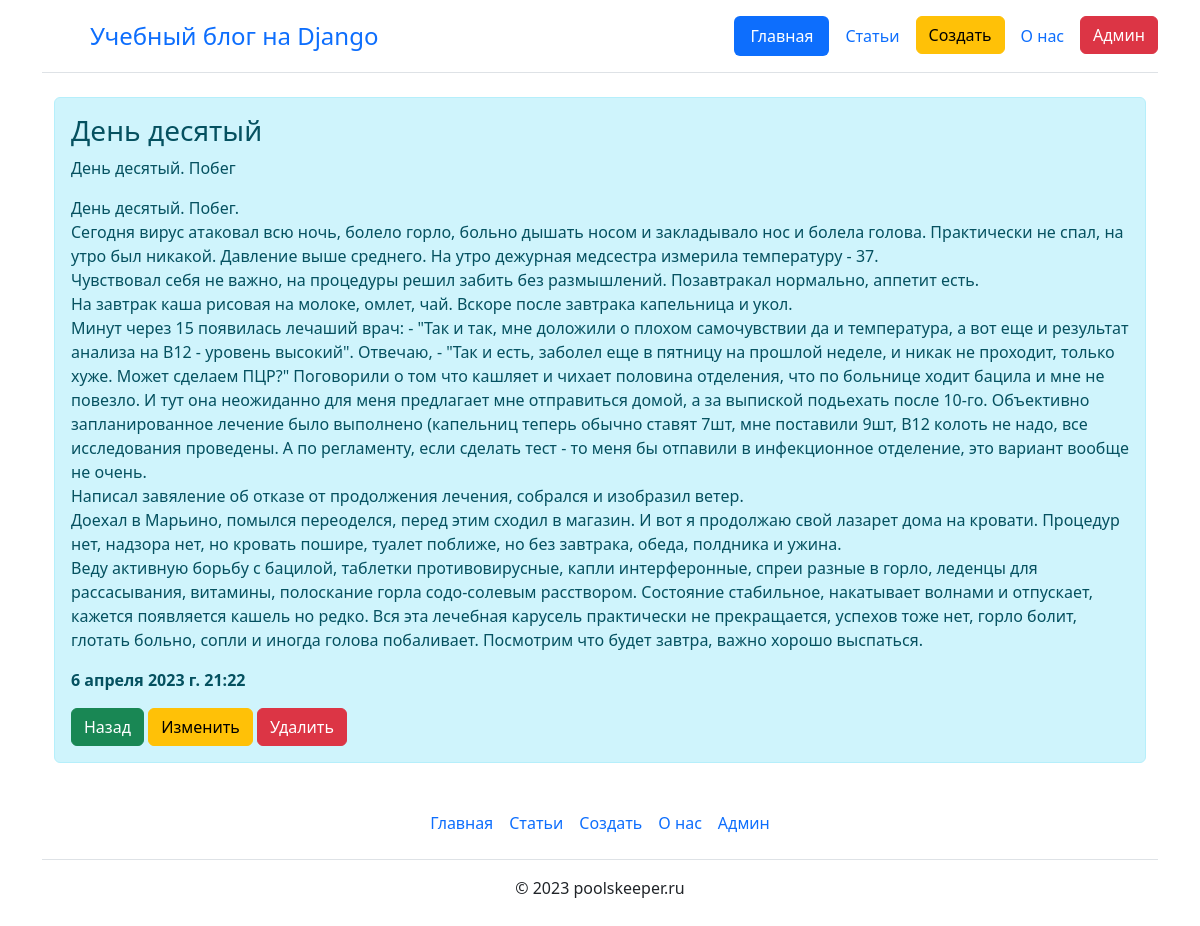
Screenshot of /detail/44 with the database file from the repository.
### main/models.py (models this page shows, shortened)
class Article(models.Model):
    id = models.AutoField('id', primary_key=True)
    title = models.CharField('Заголовок', max_length=100, null=False)
    intro = models.CharField('Анонс', max_length=300, null=False)
    text = models.TextField('Статья', null=False)
    date = models.DateTimeField('Время', default=timezone.now())
    class Meta:
        verbose_name = 'Статья'
        verbose_name_plural = 'Статьи'

### main/views.py (the view)
# urls.py: path('detail/<int:id>', views.detail, name='detail'),
def detail(request, id):
    article = Article.objects.get(pk=id)
    return render(request, 'main/detail.html', {
        'title': article.title,
        'article': article,
    })

### main/templates/main/detail.html (shortened to what this page needs)
{% extends 'main/base.html' %}
{% block body %}
            <div class="alert alert-info mt-2" >
                <h3>{{ article.title }}</h3>
                <p>{{ article.intro }}</p>
                <p>{{ article.text|linebreaks }}</p>
                <p><b>{{ article.date }} </b></p>
                <a href="{% url 'articles' %}" class="btn btn-success">Назад</a>
                <a href="{% url 'update' article.id %}" class="btn btn-warning">Изменить</a>
                <a href="{% url 'delete' article.id %}" class="btn btn-danger">Удалить</a>
            </div>
{% endblock %}

### rows the page displays
Article: title "День десятый", intro "День десятый. Побег", text "День десятый. Побег. Сегодня вирус атаковал всю ночь, болело горло, больно дышать носом и закладывало нос и болела голова. Практически не спал, на утро был никакой. Давление выше среднего. На утро дежурная медсестра измерила температуру - 37. Чувствовал себя не важно, на процедуры решил забить без размышлений. Позавтракал нормально, аппетит есть. На завтрак каша рисовая на молоке, омлет, чай. Вскоре после завтрака капельница и укол. Минут через 15 появилась лечаший врач: - \"Так и так, мне доложили о плохом самочувствии да и температура, а вот еще и результат анализа на B12 - уровень высокий\". Отвечаю, - \"Так и есть, заболел еще в пятницу на прошлой неделе, и никак не проходит, только хуже.…", date "6 апреля 2023 г. 21:22"
